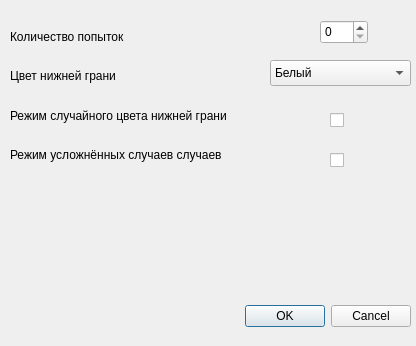
<?xml version="1.0" encoding="UTF-8"?>
<ui version="4.0">
 <class>SettingsForm</class>
 <widget class="QDialog" name="SettingsForm">
  <property name="geometry">
   <rect>
    <x>0</x>
    <y>0</y>
    <width>416</width>
    <height>346</height>
   </rect>
  </property>
  <property name="windowTitle">
   <string>Dialog</string>
  </property>
  <widget class="QDialogButtonBox" name="buttonBox">
   <property name="geometry">
    <rect>
     <x>70</x>
     <y>300</y>
     <width>341</width>
     <height>32</height>
    </rect>
   </property>
   <property name="orientation">
    <enum>Qt::Horizontal</enum>
   </property>
   <property name="standardButtons">
    <set>QDialogButtonBox::Cancel|QDialogButtonBox::Ok</set>
   </property>
  </widget>
  <widget class="QComboBox" name="color">
   <property name="geometry">
    <rect>
     <x>270</x>
     <y>60</y>
     <width>141</width>
     <height>26</height>
    </rect>
   </property>
   <item>
    <property name="text">
     <string>Белый</string>
    </property>
   </item>
   <item>
    <property name="text">
     <string>Жёлтый</string>
    </property>
   </item>
   <item>
    <property name="text">
     <string>Зелёный </string>
    </property>
   </item>
   <item>
    <property name="text">
     <string>Синий</string>
    </property>
   </item>
   <item>
    <property name="text">
     <string>Красный</string>
    </property>
   </item>
   <item>
    <property name="text">
     <string>Оранжевый</string>
    </property>
   </item>
  </widget>
  <widget class="QSpinBox" name="attemptsCount">
   <property name="geometry">
    <rect>
     <x>320</x>
     <y>20</y>
     <width>48</width>
     <height>24</height>
    </rect>
   </property>
  </widget>
  <widget class="QCheckBox" name="randomMode">
   <property name="geometry">
    <rect>
     <x>330</x>
     <y>110</y>
     <width>16</width>
     <height>20</height>
    </rect>
   </property>
   <property name="text">
    <string/>
   </property>
  </widget>
  <widget class="QCheckBox" name="easyMode">
   <property name="geometry">
    <rect>
     <x>330</x>
     <y>150</y>
     <width>21</width>
     <height>20</height>
    </rect>
   </property>
   <property name="text">
    <string/>
   </property>
  </widget>
  <widget class="QWidget" name="layoutWidget">
   <property name="geometry">
    <rect>
     <x>10</x>
     <y>20</y>
     <width>261</width>
     <height>151</height>
    </rect>
   </property>
   <layout class="QVBoxLayout" name="verticalLayout">
    <item>
     <widget class="QLabel" name="label">
      <property name="text">
       <string>Количество попыток</string>
      </property>
     </widget>
    </item>
    <item>
     <widget class="QLabel" name="label_2">
      <property name="text">
       <string>Цвет нижней грани</string>
      </property>
     </widget>
    </item>
    <item>
     <widget class="QLabel" name="label_3">
      <property name="text">
       <string>Режим случайного цвета нижней грани</string>
      </property>
     </widget>
    </item>
    <item>
     <widget class="QLabel" name="label_4">
      <property name="text">
       <string>Режим усложнённых случаев случаев</string>
      </property>
     </widget>
    </item>
   </layout>
  </widget>
 </widget>
 <resources/>
 <connections>
  <connection>
   <sender>buttonBox</sender>
   <signal>accepted()</signal>
   <receiver>SettingsForm</receiver>
   <slot>accept()</slot>
   <hints>
    <hint type="sourcelabel">
     <x>248</x>
     <y>254</y>
    </hint>
    <hint type="destinationlabel">
     <x>157</x>
     <y>274</y>
    </hint>
   </hints>
  </connection>
  <connection>
   <sender>buttonBox</sender>
   <signal>rejected()</signal>
   <receiver>SettingsForm</receiver>
   <slot>reject()</slot>
   <hints>
    <hint type="sourcelabel">
     <x>316</x>
     <y>260</y>
    </hint>
    <hint type="destinationlabel">
     <x>286</x>
     <y>274</y>
    </hint>
   </hints>
  </connection>
 </connections>
</ui>
